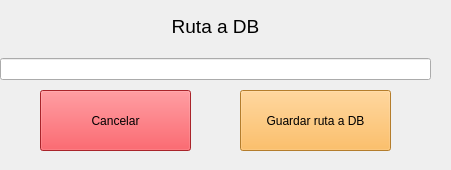
<?xml version="1.0" encoding="UTF-8"?>
<ui version="4.0">
 <class>SetDbPath</class>
 <widget class="QWidget" name="SetDbPath">
  <property name="geometry">
   <rect>
    <x>0</x>
    <y>0</y>
    <width>451</width>
    <height>170</height>
   </rect>
  </property>
  <property name="windowTitle">
   <string>Form</string>
  </property>
  <widget class="QPushButton" name="saveDbPathBtn">
   <property name="geometry">
    <rect>
     <x>240</x>
     <y>90</y>
     <width>151</width>
     <height>61</height>
    </rect>
   </property>
   <property name="styleSheet">
    <string notr="true">background-color: rgb(252, 175, 62);
font: 700 10pt &quot;Ubuntu&quot;;</string>
   </property>
   <property name="text">
    <string>Guardar ruta a DB</string>
   </property>
  </widget>
  <widget class="QPushButton" name="exitDbApp">
   <property name="geometry">
    <rect>
     <x>40</x>
     <y>90</y>
     <width>151</width>
     <height>61</height>
    </rect>
   </property>
   <property name="styleSheet">
    <string notr="true">font: 700 10pt &quot;Ubuntu&quot;;
background-color: rgb(237, 51, 59);</string>
   </property>
   <property name="text">
    <string>Cancelar</string>
   </property>
  </widget>
  <widget class="QWidget" name="gridLayoutWidget_2">
   <property name="geometry">
    <rect>
     <x>0</x>
     <y>0</y>
     <width>431</width>
     <height>80</height>
    </rect>
   </property>
   <layout class="QGridLayout" name="gridLayout_2">
    <item row="0" column="0">
     <widget class="QLabel" name="label_4">
      <property name="font">
       <font>
        <pointsize>14</pointsize>
       </font>
      </property>
      <property name="text">
       <string>Ruta a DB</string>
      </property>
      <property name="alignment">
       <set>Qt::AlignCenter</set>
      </property>
     </widget>
    </item>
    <item row="1" column="0">
     <widget class="QLineEdit" name="dbPathEdit"/>
    </item>
   </layout>
  </widget>
 </widget>
 <resources/>
 <connections/>
</ui>
